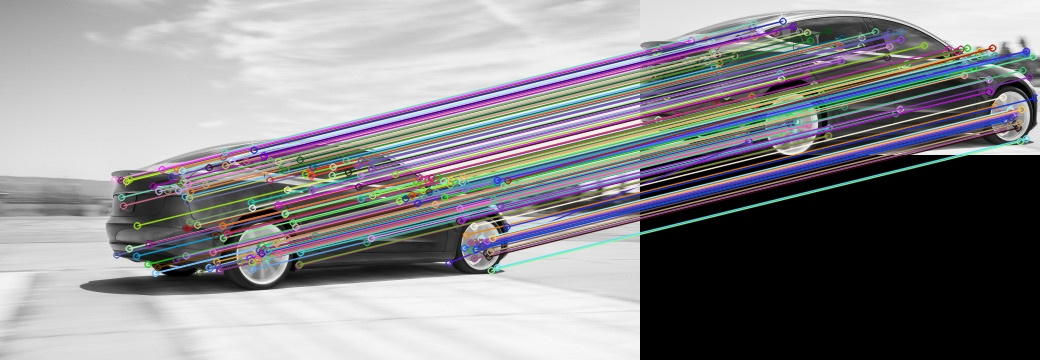

Write the Python code that produced this figure.
import numpy as np
import cv2 as cv
from matplotlib import pyplot as plt
img1 = cv.imread('car.jpg',0)          # queryImage
img2 = cv.imread('car_crop.jpg',0) # trainImage
# Initiate SIFT detector
sift = cv.xfeatures2d.SIFT_create()
# find the keypoints and descriptors with SIFT
kp1, des1 = sift.detectAndCompute(img1,None)
kp2, des2 = sift.detectAndCompute(img2,None)
# BFMatcher with default params
bf = cv.BFMatcher()
matches = bf.knnMatch(des1,des2, k=2)
# Apply ratio test
good = []
for m,n in matches:
    if m.distance < 0.75*n.distance:
        good.append([m])
# cv.drawMatchesKnn expects list of lists as matches.
img3 = cv.drawMatchesKnn(img1,kp1,img2,kp2,good,None,flags=2)
#plt.imshow(img3),plt.show()
cv.imwrite("brute.jpg",img3)
